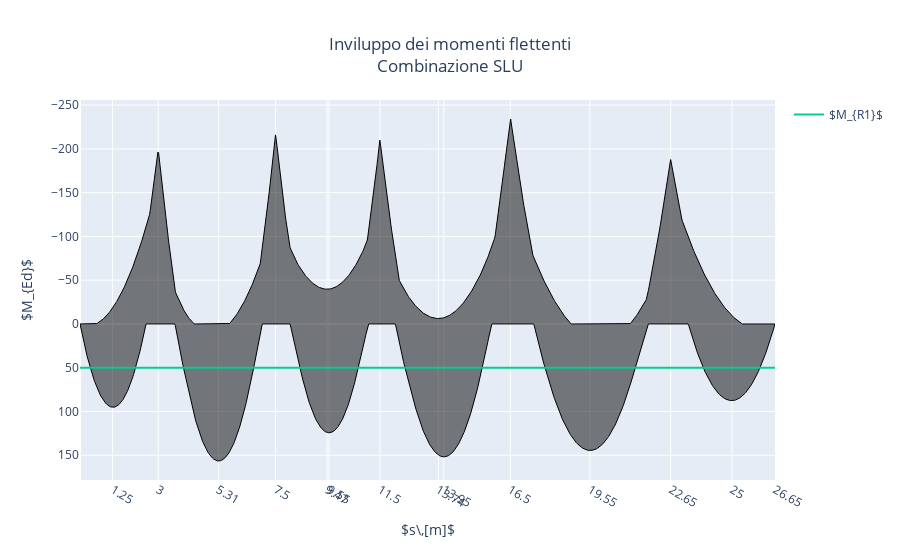

The notebook cell saved with this chart:
### Code cell
s = np.linspace(0,26.65, num=1000)

fig = go.Figure()

fig.add_trace(go.Scatter(
    x = s,
    y = Mmax,
    name='M+',
    line_color='#000000',
    showlegend=False,
    line = dict(width=1)
))

fig.add_trace(go.Scatter(
    x = s,
    y = Mmin,
    name='M-',
    line_color='#000000',
    fill='tonexty',
    showlegend=False,
    line = dict(width=1)
))

fig.add_trace(go.Scatter(
    x = s, 
    y = MR1t,
    name=r'$M_{R1}$'
))

fig.update_yaxes(autorange="reversed")
fig.update_traces(mode='lines')
fig.update_layout(
    title_text=('Inviluppo dei momenti flettenti<br>' + 'Combinazione SLU'),
    title_x=.5,
    autosize=True,
    xaxis = dict(
        tickmode='array',
        tickvals=ss,
        ticktext=ss,
        title=r'$s\,[m]$',
    ),
    yaxis = dict(
        tickmode = 'linear',
        tick0 = 0,
        dtick = 50,
        title=r'$M_{Ed}$'
    ),
    xaxis_showgrid=True, 
    yaxis_showgrid=True,
)

fig.update_yaxes(automargin=True)
fig.show()

### Figure 1 — Plotly figure (JSON) as saved in the notebook; plotly's stock layout.template omitted (floating-point values rounded to 4 significant figures; data arrays with more than 128 entries replaced by an {"elided": "..."} marker saying what was removed)
{"data": [{"line": {"color": "#000000", "width": 1}, "mode": "lines", "name": "M+", "showlegend": false, "type": "scatter", "x": {"elided": "1000 float values"}, "y": {"elided": "1000 float values"}}, {"fill": "tonexty", "line": {"color": "#000000", "width": 1}, "mode": "lines", "name": "M-", "showlegend": false, "type": "scatter", "x": {"elided": "1000 float values"}, "y": {"elided": "1000 float values"}}, {"mode": "lines", "name": "$M_{R1}$", "type": "scatter", "x": {"elided": "1000 float values"}, "y": {"elided": "1000 int values"}}], "layout": {"autosize": true, "title": {"text": "Inviluppo dei momenti flettenti<br>Combinazione SLU", "x": 0.5}, "xaxis": {"autorange": true, "range": [0, 26.65], "showgrid": true, "tickmode": "array", "ticktext": [1.25, null, 3, 5.31, 7.5, 9.47, 9.55, 11.5, 13.74, 13.95, 16.5, 19.55, 22.65, 25, null, null, null, null, null, null, null, 26.65, null], "tickvals": [1.25, null, 3, 5.31, 7.5, 9.47, 9.55, 11.5, 13.74, 13.95, 16.5, 19.55, 22.65, 25, null, null, null, null, null, null, null, 26.65, null], "title": {"text": "$s\\,[m]$"}, "type": "linear"}, "yaxis": {"automargin": true, "autorange": true, "dtick": 50, "range": [178.3, -255.9], "showgrid": true, "tick0": 0, "tickmode": "linear", "title": {"text": "$M_{Ed}$"}, "type": "linear"}}}
